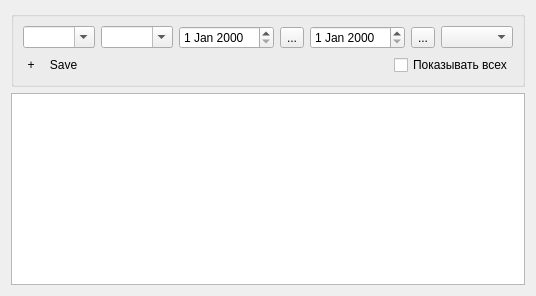
         <widget class="QWidget" name="tab_7">
          <attribute name="icon">
           <iconset resource="src.qrc">
            <normaloff>:/icon/room.png</normaloff>:/icon/room.png</iconset>
          </attribute>
          <attribute name="title">
           <string>Проживание</string>
          </attribute>
          <layout class="QVBoxLayout" name="verticalLayout_13">
           <item>
            <widget class="QGroupBox" name="groupBox_4">
             <property name="title">
              <string/>
             </property>
             <layout class="QVBoxLayout" name="verticalLayout_12">
              <item>
               <layout class="QHBoxLayout" name="horizontalLayout_10">
                <item>
                 <widget class="QComboBox" name="clientCombo">
                  <property name="editable">
                   <bool>true</bool>
                  </property>
                 </widget>
                </item>
                <item>
                 <widget class="QComboBox" name="roomCombo">
                  <property name="editable">
                   <bool>true</bool>
                  </property>
                 </widget>
                </item>
                <item>
                 <widget class="QDateEdit" name="dateIn"/>
                </item>
                <item>
                 <widget class="QToolButton" name="pickDateIn">
                  <property name="toolTip">
                   <string>&lt;html&gt;&lt;head/&gt;&lt;body&gt;&lt;p&gt;&lt;span style=&quot; font-weight:600;&quot;&gt;Выбрать дату въезда&lt;/span&gt;&lt;/p&gt;&lt;/body&gt;&lt;/html&gt;</string>
                  </property>
                  <property name="text">
                   <string>...</string>
                  </property>
                  <property name="icon">
                   <iconset resource="src.qrc">
                    <normaloff>:/icon/date.png</normaloff>:/icon/date.png</iconset>
                  </property>
                 </widget>
                </item>
                <item>
                 <widget class="QDateEdit" name="dateOut"/>
                </item>
                <item>
                 <widget class="QToolButton" name="pickDateOut">
                  <property name="toolTip">
                   <string>&lt;html&gt;&lt;head/&gt;&lt;body&gt;&lt;p&gt;&lt;span style=&quot; font-weight:600;&quot;&gt;Выбрать дату выезда&lt;/span&gt;&lt;/p&gt;&lt;/body&gt;&lt;/html&gt;</string>
                  </property>
                  <property name="text">
                   <string>...</string>
                  </property>
                  <property name="icon">
                   <iconset resource="src.qrc">
                    <normaloff>:/icon/date.png</normaloff>:/icon/date.png</iconset>
                  </property>
                 </widget>
                </item>
                <item>
                 <widget class="QComboBox" name="payCombo"/>
                </item>
               </layout>
              </item>
              <item>
               <layout class="QHBoxLayout" name="horizontalLayout_11">
                <item>
                 <layout class="QHBoxLayout" name="horizontalLayout_12">
                  <item>
                   <widget class="QToolButton" name="table_addButton">
                    <property name="sizePolicy">
                     <sizepolicy hsizetype="Maximum" vsizetype="Maximum">
                      <horstretch>0</horstretch>
                      <verstretch>0</verstretch>
                     </sizepolicy>
                    </property>
                    <property name="minimumSize">
                     <size>
                      <width>0</width>
                      <height>0</height>
                     </size>
                    </property>
                    <property name="toolTip">
                     <string>&lt;html&gt;&lt;head/&gt;&lt;body&gt;&lt;p&gt;&lt;span style=&quot; font-weight:600;&quot;&gt;Добавить&lt;/span&gt;&lt;/p&gt;&lt;/body&gt;&lt;/html&gt;</string>
                    </property>
                    <property name="styleSheet">
                     <string notr="true">border-radius: 10px;</string>
                    </property>
                    <property name="text">
                     <string>+</string>
                    </property>
                    <property name="icon">
                     <iconset resource="src.qrc">
                      <normaloff>:/icon/Martz90-Circle-Addon1-Text-plus.ico</normaloff>:/icon/Martz90-Circle-Addon1-Text-plus.ico</iconset>
                    </property>
                    <property name="iconSize">
                     <size>
                      <width>20</width>
                      <height>25</height>
                     </size>
                    </property>
                    <property name="checkable">
                     <bool>false</bool>
                    </property>
                    <property name="popupMode">
                     <enum>QToolButton::InstantPopup</enum>
                    </property>
                   </widget>
                  </item>
                  <item>
                   <widget class="QToolButton" name="table_saveButton">
                    <property name="toolTip">
                     <string>&lt;html&gt;&lt;head/&gt;&lt;body&gt;&lt;p&gt;&lt;span style=&quot; font-weight:600;&quot;&gt;Записать изменения&lt;/span&gt;&lt;/p&gt;&lt;/body&gt;&lt;/html&gt;</string>
                    </property>
                    <property name="styleSheet">
                     <string notr="true">border-radius: 10px;</string>
                    </property>
                    <property name="text">
                     <string>Save</string>
                    </property>
                    <property name="icon">
                     <iconset resource="src.qrc">
                      <normaloff>:/icon/save.png</normaloff>:/icon/save.png</iconset>
                    </property>
                    <property name="iconSize">
                     <size>
                      <width>25</width>
                      <height>25</height>
                     </size>
                    </property>
                   </widget>
                  </item>
                 </layout>
                </item>
                <item>
                 <spacer name="horizontalSpacer_4">
                  <property name="orientation">
                   <enum>Qt::Horizontal</enum>
                  </property>
                  <property name="sizeHint" stdset="0">
                   <size>
                    <width>40</width>
                    <height>20</height>
                   </size>
                  </property>
                 </spacer>
                </item>
                <item>
                 <widget class="QCheckBox" name="allClientsCheckBox">
                  <property name="text">
                   <string>Показывать всех</string>
                  </property>
                  <property name="icon">
                   <iconset resource="src.qrc">
                    <normaloff>:/icon/person.png</normaloff>:/icon/person.png</iconset>
                  </property>
                 </widget>
                </item>
               </layout>
              </item>
             </layout>
            </widget>
           </item>
           <item>
            <widget class="QTableView" name="clientsTableView">
             <property name="frameShadow">
              <enum>QFrame::Plain</enum>
             </property>
             <property name="midLineWidth">
              <number>1</number>
             </property>
             <property name="editTriggers">
              <set>QAbstractItemView::NoEditTriggers</set>
             </property>
             <property name="alternatingRowColors">
              <bool>true</bool>
             </property>
             <property name="sortingEnabled">
              <bool>true</bool>
             </property>
             <attribute name="horizontalHeaderCascadingSectionResizes">
              <bool>true</bool>
             </attribute>
             <attribute name="verticalHeaderShowSortIndicator" stdset="0">
              <bool>true</bool>
             </attribute>
             <attribute name="verticalHeaderStretchLastSection">
              <bool>false</bool>
             </attribute>
            </widget>
           </item>
          </layout>
         </widget>
